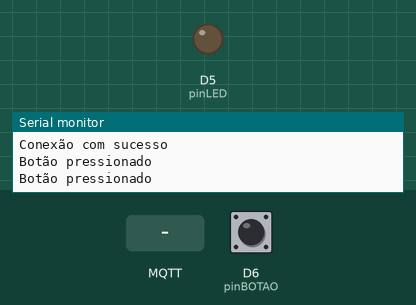
This sketch was run on a simulated ESP8266 (NodeMCU). Parts: output pins drawn as LEDs (lit = HIGH), the last lines printed to the serial monitor. The test bench sets the inputs (shaded band); at power-on: D6 (pinBOTAO) HIGH. WiFi joins after 1.5 s; servers stay silent unless stated; no MQTT or app messages arrive unless stated.

Above: at 1.8 s.
1.9 s: MQTT message "ligar" arrives on the first subscribed topic
At 2.8 s:
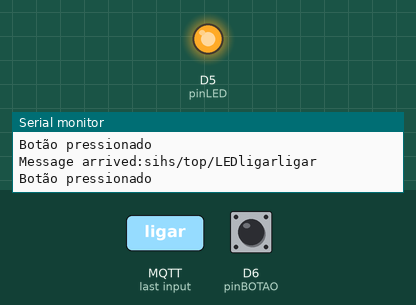
5.6 s: MQTT message "desligar" arrives on the first subscribed topic
At 7.2 s:
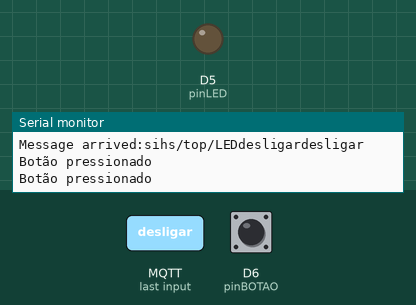
Timing chart, 0 to 8.7 s (numbered marks = the images above; inputs shaded):
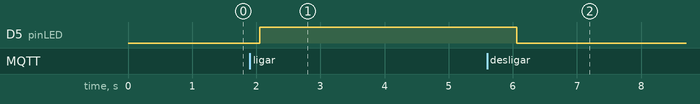

The sketch:

equipe_sihs.ino
```cpp
#include <ESP8266WiFi.h>
#include <PubSubClient.h>


const char* SSID = "Apuea";
const char* PASSWORD = "desemb2019";

#define ID_MQTT "aahh"
const char* BROKER_MQTT = "5.196.95.208"; //URL do broker MQTT que se deseja utilizar
int BROKER_PORT = 1883; // Porta do Broker MQTT

WiFiClient espClient;
PubSubClient MQTT(espClient);

//Definicao dos pinos utilizados
#define pinLED D5
#define pinBOTAO D6

//Topicos
#define TOPICO_SUBSCRIBE "sihs/top/LED"
#define TOPICO_PUBLISH "sihs/top/BUTTON"
void reconnect(){
  while(!MQTT.connected()){
    Serial.println("Tentando reconectar ao Broker MQTT");

    if(MQTT.connect(ID_MQTT)){
      Serial.println("Conexão com sucesso");
      MQTT.subscribe(TOPICO_SUBSCRIBE);
    }
    else{
      Serial.println("Falha ao reconectar no broker");
      delay(1000);
    }
  }
}

void callback(char* topic, byte* payload, unsigned int length) {
  Serial.print("Message arrived:");
  Serial.print(topic);
  String s = "";
  for (int i=0;i<length;i++) {
    Serial.print((char)payload[i]);
    s += ((char)payload[i]);
  }
//Verifica conteudo
  Serial.println(s);
  if(s.equals("desligar")) {
    digitalWrite(pinLED,LOW);
  }
  else if(s.equals("ligar")) {
    digitalWrite(pinLED,HIGH);
  }
}


void setup() {
  Serial.println("Setup.");

  //iniciar MQTT
  MQTT.setServer(BROKER_MQTT, BROKER_PORT);
  MQTT.setCallback(callback);

  //Inicializa rede
  WiFi.begin(SSID,  PASSWORD);
  if (WiFi.status() != WL_CONNECTED) { //Tenta por DHCP
    Serial.println("Conexão falhou...");
  }

  //inicializa o pino do LED como saída
  pinMode(pinLED, OUTPUT);
  pinMode(pinBOTAO, INPUT);
  //Inicializa serial a 115200 bps
  Serial.begin(115200);
  Serial.print("Node MCU incializado.");
}


void loop(){
  //Conecta MQTT
  if (!MQTT.connected()) {
    reconnect(); //Caso caia a conexao
  }
  MQTT.loop(); //Deixa MQTT no loop

  if(digitalRead(pinBOTAO) == 0)
  {
     Serial.println("Botão não pressionado");
     MQTT.publish(TOPICO_PUBLISH, "Não Pressionado");
  }
  else
  {
     Serial.println("Botão pressionado");
     MQTT.publish(TOPICO_PUBLISH,"Pressionado");
  }


  delay(1000);
}
```

Measured:
- after the input at 1.9 s, D5 (pinLED): LOW → HIGH after 0.16 s
- after the input at 5.6 s, D5 (pinLED): HIGH → LOW after 0.46 s
